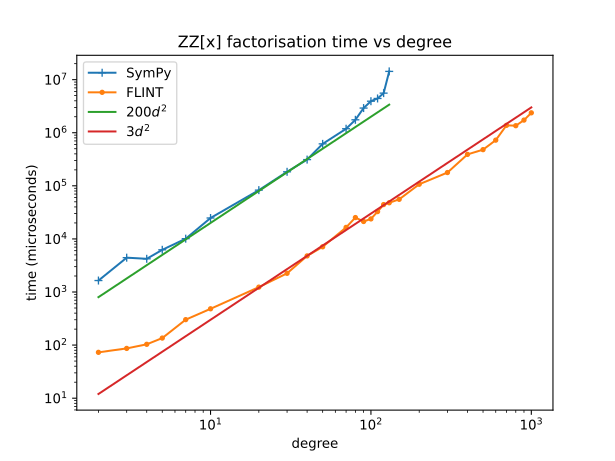

Source code (Python):
from operator import mul
from itertools import starmap
from collections import deque
import random
from time import time
import sympy
import flint

x = sympy.symbols('x')

from gmpy2 import mpz, mpq
import matplotlib.pyplot as plt
import numpy as np

def rand_ZZ_poly(degree):
    return [random.randint(1, 10) for _ in range(degree+1)]

def time_f_ns(func, items, _time=time):
    tstart = _time()
    for item in items:
        func(item)
    tdelta = _time()  - tstart
    return tdelta * 1e6

def time_sympy_flint(degree, nrepeats):
    c1 = rand_ZZ_poly(degree)
    c2 = rand_ZZ_poly(degree)
    p3_sympy = [sympy.Poly(c1, x, domain='ZZ') * sympy.Poly(c2, x, domain='ZZ') for _ in range(nrepeats)]
    p3_flint = [flint.fmpz_poly(c1[::-1]) * flint.fmpz_poly(c2[::-1]) for _ in range(nrepeats)]
    if degree < 150:
        t_sympy = time_f_ns(lambda p: p.factor_list(), p3_sympy) / nrepeats
    else:
        t_sympy = None
    t_flint = time_f_ns(lambda p: p.factor(), p3_flint) / nrepeats
    return t_sympy, t_flint

degrees = [2, 3, 4, 5, 7, 10, 20, 30, 40, 50, 70, 80, 90, 100, 110, 120, 130, 150, 200, 300, 400, 500, 600, 700, 800, 900, 1000]
times_sympy = []
times_flint = []

t_sympy, t_flint = time_sympy_flint(1, 1)

for degree in degrees:
    nrepeats = 10000 // degree**2 + 1
    print(f'degree {degree}: nrepeat {nrepeats}')
    t_sympy, t_flint = time_sympy_flint(degree, nrepeats)
    if t_sympy is not None:
        times_sympy.append(t_sympy)
    times_flint.append(t_flint)

fig = plt.figure()

ax = fig.add_subplot(1, 1, 1)
ax.set_title('ZZ[x] factorisation time vs degree')

n = len(times_sympy)

ax.plot(degrees[:len(times_sympy)], times_sympy, marker='+', label='SymPy')
ax.plot(degrees, times_flint, marker='.', label='FLINT')
ax.plot(degrees[:n], [200*d**2 for d in degrees[:n]], label=r'$200d^2$')
ax.plot(degrees, [3*d**2 for d in degrees], label=r'$3d^2$')
ax.set_xscale('log')
ax.set_yscale('log')
#ax.set_xticks(xticks)
#ax.set_xticklabels([str(x) for x in xticks], rotation=90)
#ax.set_yticks(yticks)
#ax.set_yticklabels([str(y) for y in yticks])
ax.set_xlabel('degree')
ax.set_ylabel('time (microseconds)')

ax.legend()
fig.savefig('time_factor.png')
fig.savefig('time_factor.svg')
fig.savefig('time_factor.pdf')
plt.show()
